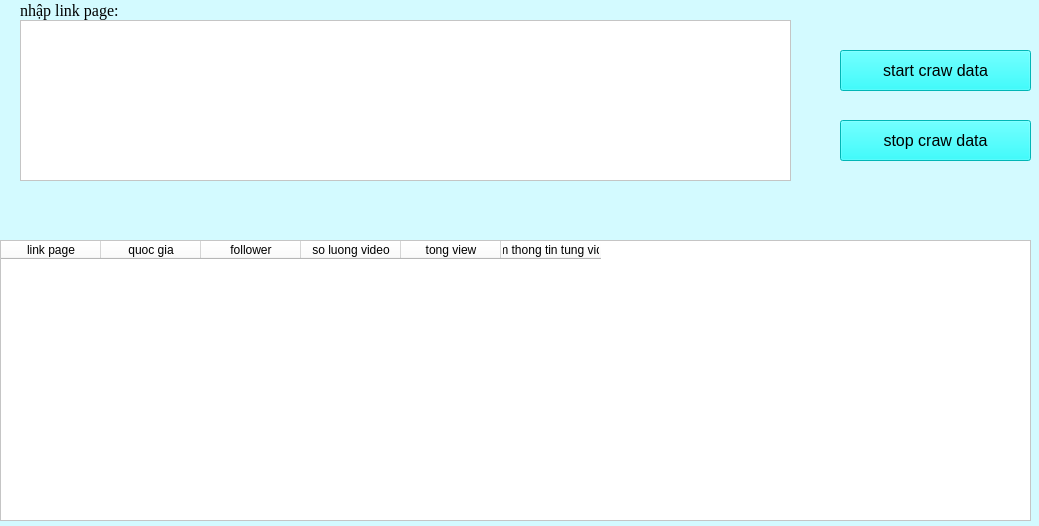
<?xml version="1.0" encoding="UTF-8"?>
<ui version="4.0">
 <class>Form</class>
 <widget class="QWidget" name="Form">
  <property name="geometry">
   <rect>
    <x>0</x>
    <y>0</y>
    <width>1039</width>
    <height>526</height>
   </rect>
  </property>
  <property name="windowTitle">
   <string>Form</string>
  </property>
  <property name="styleSheet">
   <string notr="true">background-color:rgb(211, 250, 255)</string>
  </property>
  <widget class="QLabel" name="label">
   <property name="geometry">
    <rect>
     <x>20</x>
     <y>0</y>
     <width>111</width>
     <height>20</height>
    </rect>
   </property>
   <property name="font">
    <font>
     <family>Times New Roman</family>
     <pointsize>12</pointsize>
    </font>
   </property>
   <property name="text">
    <string>nhập link page: </string>
   </property>
  </widget>
  <widget class="QTextEdit" name="textcraw">
   <property name="geometry">
    <rect>
     <x>20</x>
     <y>20</y>
     <width>771</width>
     <height>161</height>
    </rect>
   </property>
   <property name="styleSheet">
    <string notr="true">background-color:rgb(255, 255, 255)</string>
   </property>
  </widget>
  <widget class="QTableWidget" name="tableWidget">
   <property name="geometry">
    <rect>
     <x>0</x>
     <y>240</y>
     <width>1031</width>
     <height>281</height>
    </rect>
   </property>
   <property name="styleSheet">
    <string notr="true">background-color:rgb(255, 255, 255)</string>
   </property>
   <column>
    <property name="text">
     <string>link page</string>
    </property>
   </column>
   <column>
    <property name="text">
     <string>quoc gia</string>
    </property>
   </column>
   <column>
    <property name="text">
     <string>follower</string>
    </property>
   </column>
   <column>
    <property name="text">
     <string>so luong video</string>
    </property>
   </column>
   <column>
    <property name="text">
     <string>tong view</string>
    </property>
   </column>
   <column>
    <property name="text">
     <string>xem thong tin tung video</string>
    </property>
   </column>
  </widget>
  <widget class="QPushButton" name="start">
   <property name="geometry">
    <rect>
     <x>840</x>
     <y>50</y>
     <width>191</width>
     <height>41</height>
    </rect>
   </property>
   <property name="font">
    <font>
     <pointsize>12</pointsize>
    </font>
   </property>
   <property name="styleSheet">
    <string notr="true">background-color:rgb(0, 255, 255)</string>
   </property>
   <property name="text">
    <string>start craw data</string>
   </property>
  </widget>
  <widget class="QPushButton" name="stop">
   <property name="geometry">
    <rect>
     <x>840</x>
     <y>120</y>
     <width>191</width>
     <height>41</height>
    </rect>
   </property>
   <property name="font">
    <font>
     <pointsize>12</pointsize>
    </font>
   </property>
   <property name="styleSheet">
    <string notr="true">background-color:rgb(0, 255, 255)</string>
   </property>
   <property name="text">
    <string>stop craw data</string>
   </property>
  </widget>
  <widget class="QLabel" name="label_2">
   <property name="geometry">
    <rect>
     <x>270</x>
     <y>190</y>
     <width>271</width>
     <height>41</height>
    </rect>
   </property>
   <property name="font">
    <font>
     <pointsize>12</pointsize>
    </font>
   </property>
   <property name="text">
    <string/>
   </property>
  </widget>
  <widget class="QLabel" name="label_3">
   <property name="geometry">
    <rect>
     <x>650</x>
     <y>190</y>
     <width>341</width>
     <height>41</height>
    </rect>
   </property>
   <property name="font">
    <font>
     <pointsize>14</pointsize>
    </font>
   </property>
   <property name="text">
    <string/>
   </property>
  </widget>
 </widget>
 <resources/>
 <connections/>
</ui>
